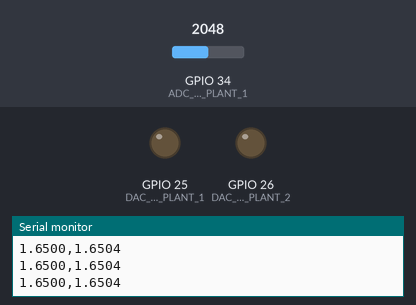
Recording of a program running on a simulated ESP32. Shown: output pins drawn as LEDs (lit = HIGH), the last lines printed to the serial monitor. The test bench sets the inputs (shaded band); at power-on: GPIO 34 (ADC_PIN_PLANT_1) = 2048. WiFi joins after 1.5 s; servers stay silent unless stated; storage starts empty.

Above: at 11.7 s.
11.8 s: GPIO 34 (ADC_PIN_PLANT_1) set to 1228
At 14.8 s:
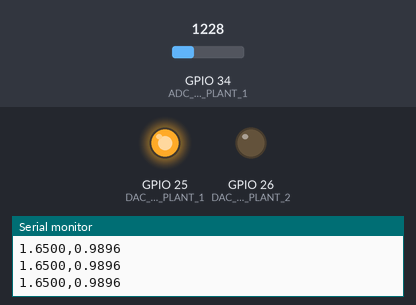
16.3 s: GPIO 34 (ADC_PIN_PLANT_1) set to 3603
At 16.43 s:
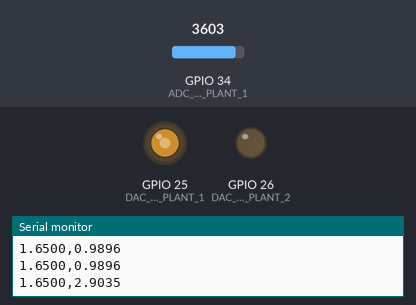
19.3 s: GPIO 34 (ADC_PIN_PLANT_1) set to 0
At 20.2 s:
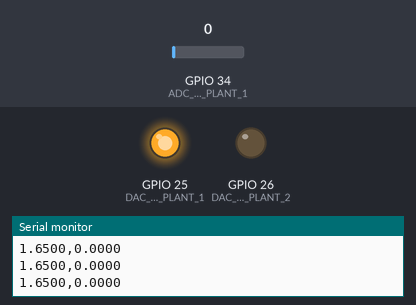
Timing chart, 0 to 22.3 s (numbered marks = the images above; inputs shaded):
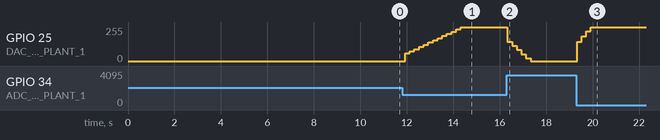

The program:

main.cpp
```cpp
#include "config.h"
#include "mux.h"
#include "plant.h"
#include "controller.h"
#include "setpoint.h"
#include "web_server.h"
#include "spiffs_defs.h"

// -- variaveis globais e handles do FreeRTOS ---
SystemState_t g_systemState;
SemaphoreHandle_t xStateMutex;
SemaphoreHandle_t xControlSemaphore;
TimerHandle_t xControlTimer;

// Variaveis do Wi-Fi
const char* WIFI_SSID = "S23 de Luis";
const char* WIFI_PASSWORD = "luis1234";

// --- Prototipos das Tarefas ---
void pid_controller_task(void *parameters);
// void setpoint_generator_task(void *parameters);
void serial_plotter_task(void *parameters);
// void combination_selector_task(void *parameters);
void websocket_plotter_task(void *parameters);

void control_timer_callback(TimerHandle_t xTimer) {
    // Libera o semáforo para desbloquear a tarefa de controle (pid_controller_task)
    xSemaphoreGive(xControlSemaphore);
}

void setup() {
    Serial.begin(115200);
    vTaskDelay(pdMS_TO_TICKS(1000)); // Aguarda para a Serial se estabilizar
    Serial.println("--- Inicializando Sistema de Controle PID com FreeRTOS ---");

    // ---CONEXAO WI-FI ---
    Serial.printf("Conectando à rede Wi-Fi: %s\n", WIFI_SSID);
    WiFi.begin(WIFI_SSID, WIFI_PASSWORD);
    while (WiFi.status() != WL_CONNECTED) {
        vTaskDelay(pdMS_TO_TICKS(500));
        Serial.print(".");
    }
    Serial.println("\nWi-Fi conectado!");
    Serial.print("Endereço IP: ");
    Serial.println(WiFi.localIP());

    // Inicializacao dos modulos de hardware
    mux_init();
    plant_init();

    // Inicializacao dos objetos do FreeRTOS
    xStateMutex = xSemaphoreCreateMutex();
    xControlSemaphore = xSemaphoreCreateBinary();
    xControlTimer = xTimerCreate("ControlTimer", pdMS_TO_TICKS(SAMPLE_TIME_MS), pdTRUE, (void *)0, control_timer_callback);

    // INICIALIZAÇAO DO SPIFFS
    initSPIFFS();

    // INICIALIZAÇAO DO SERVIDOR WEB
    setup_web_server();

    // Verificacao de erros na criação dos objetos RTOS
    if (xStateMutex == NULL || xControlSemaphore == NULL || xControlTimer == NULL) {
        Serial.println("ERRO CRITICO: Falha ao criar objetos do FreeRTOS!");
        while(1); // Trava a execucao
    }

    // Inicializacao do estado do controlador e do sistema de forma segura
    if (xSemaphoreTake(xStateMutex, portMAX_DELAY) == pdTRUE) {
        controller_init(0.05, 0.1, 0.0);
        g_systemState.active_plant = 1;      // Inicia com a Planta 1
        g_systemState.mux_combination = 0;   // Inicia com a combinação 0
        xSemaphoreGive(xStateMutex);
    }

    // Reporta o estado inicial no terminal
    mux_report_selection(g_systemState.active_plant, g_systemState.mux_combination);

    // Espera para descarga do capacitor
    Serial.println("Aguardando descarga dos capacitores...");
    mux_select_plant(1, 0); // Garante que os DACs estejam em 0
    plant_write_control(1, 0);
    mux_select_plant(2, 0);
    plant_write_control(2, 0);
    vTaskDelay(pdMS_TO_TICKS(TIME_TO_DISCHARGE_MS));

    // Criacao das tarefas
    xTaskCreate(pid_controller_task, "PID_Controller_Task", 4096, NULL, 3, NULL);
    // xTaskCreate(setpoint_generator_task, "Setpoint_Generator_Task", 2048, NULL, 2, NULL);
    xTaskCreate(serial_plotter_task, "Serial_Plotter_Task", 2048, NULL, 1, NULL);
    // xTaskCreate(combination_selector_task, "Combination_Selector_Task", 2048, NULL, 1, NULL);
    xTaskCreate(websocket_plotter_task, "WebSocket_Plotter_Task", 3072, NULL, 2, NULL);

    // Inicia o timer
    xTimerStart(xControlTimer, 0);

    Serial.println("Sistema iniciado. Tarefas em execução.");
    Serial.println("Setpoint(V),Output(V)"); // Cabeçalho para o Serial Plotter
}

void pid_controller_task(void *parameters) {
    for (;;) {
        // Aguarda o sinal do timer
        if (xSemaphoreTake(xControlSemaphore, portMAX_DELAY) == pdTRUE) {
            int current_plant, current_combination;

            // obter estado atual
            if (xSemaphoreTake(xStateMutex, portMAX_DELAY) == pdTRUE) {
                current_plant = g_systemState.active_plant;
                current_combination = g_systemState.mux_combination;
                xSemaphoreGive(xStateMutex);
            }

            // ativa a planta e combinaçao atual
            mux_select_plant(current_plant, current_combination);
            vTaskDelay(pdMS_TO_TICKS(1));

            double voltage_y = plant_read_voltage(current_plant);

            if (xSemaphoreTake(xStateMutex, portMAX_DELAY) == pdTRUE) {
                g_systemState.y = (voltage_y / VCC) * ADC_RESOLUTION;
                controller_compute();
                xSemaphoreGive(xStateMutex);
            }

            // Aplica o sinal de controle
            plant_write_control(current_plant, g_systemState.u);
        }
    }
}

void serial_plotter_task(void *parameters) {
    TickType_t xLastWakeTime = xTaskGetTickCount();
    const TickType_t xFrequency = pdMS_TO_TICKS(150);

    for (;;) {
        vTaskDelayUntil(&xLastWakeTime, xFrequency);

        double sp_voltage, y_voltage;

        // Usa o Mutex para ler os valores de forma segura
        if (xSemaphoreTake(xStateMutex, portMAX_DELAY) == pdTRUE) {
            sp_voltage = (g_systemState.sp / (double)ADC_RESOLUTION) * VCC;
            y_voltage = (g_systemState.y / (double)ADC_RESOLUTION) * VCC;
            xSemaphoreGive(xStateMutex);
        }

        Serial.print(sp_voltage, 4); // Imprime com 4 casas decimais para maior precisao
        Serial.print(",");
        Serial.println(y_voltage, 4);
    }
}

/* void combination_selector_task(void *parameters) {
    for(;;) {
        // Espera um tempo antes de mudar para o proximo estado
        vTaskDelay(pdMS_TO_TICKS(5000));

        int new_plant, new_combination;

        // Trava o mutex para modificar o estado do sistema com segurança
        if (xSemaphoreTake(xStateMutex, portMAX_DELAY) == pdTRUE) {

            // Logica da maquina de estados para transicaoo
            if (g_systemState.active_plant == 1) {
                // Se estamos na Planta 1
                if (g_systemState.mux_combination < 3) {
                    g_systemState.mux_combination++;
                } else {
                    g_systemState.active_plant = 2;
                    g_systemState.mux_combination = 0;
                }
            } else { // if (g_systemState.active_plant == 2)
                if (g_systemState.mux_combination < 1) {
                    g_systemState.mux_combination++;
                } else {
                    g_systemState.active_plant = 1;
                    g_systemState.mux_combination = 0; // Começa da primeira combinação da Planta 1
                }
            }

            new_plant = g_systemState.active_plant;
            new_combination = g_systemState.mux_combination;

            xSemaphoreGive(xStateMutex);
        }

        mux_report_selection(new_plant, new_combination);
    }
}*/

void websocket_plotter_task(void *parameters) {
    const TickType_t xFrequency = pdMS_TO_TICKS(250); // Envia dados 4 vezes por segundo
    TickType_t xLastWakeTime = xTaskGetTickCount();

    for (;;) {
        // Aguarda o proximo ciclo
        vTaskDelayUntil(&xLastWakeTime, xFrequency);

        ws.cleanupClients();

        // So envia se tiver cliente web conectado
        if (ws.count() > 0) {
            double sp_local, y_local;

            if (xSemaphoreTake(xStateMutex, portMAX_DELAY) == pdTRUE) {
                sp_local = g_systemState.sp;
                y_local = g_systemState.y;
                xSemaphoreGive(xStateMutex);
            }

            // MOnta pacote JSON
            double sp_voltage = (sp_local / (double)ADC_RESOLUTION) * VCC;
            double y_voltage = (y_local / (double)ADC_RESOLUTION) * VCC;
            unsigned long current_time = millis();

            StaticJsonDocument<128> doc;
            doc["time"] = current_time;
            doc["sp_v"] = sp_voltage;
            doc["y_v"] = y_voltage;

            char json_buffer[128];
            serializeJson(doc, json_buffer);

            // 3. Envia o JSON para os clientes
            ws.textAll(json_buffer);
        }
    }
}

void loop() {
    vTaskDelete(NULL);
}
```

controller.cpp
```cpp
// src/controller.cpp

#include "controller.h"
#include "config.h"


void controller_init(double kP, double kI, double kD) {
    g_systemState.u = 0;
    g_systemState.y = 0;
    g_systemState.iTerm = 0;
    g_systemState.lastY = 0;
    g_systemState.sp = 0.5 * ADC_RESOLUTION; // Ponto inicial (50%)

    controller_set_tunings(kP, kI, kD);
}

void controller_set_tunings(double kP, double kI, double kD) {
    double sampleTimeInSec = (double)SAMPLE_TIME_MS / 1000.0;
    g_systemState.kp = kP;
    g_systemState.ki = kI * sampleTimeInSec;
    g_systemState.kd = kD / sampleTimeInSec;
}


void controller_compute() {
    // Erro
    double e = g_systemState.sp - g_systemState.y;

    // Termo Integral com antiwindup
    g_systemState.iTerm += (g_systemState.ki * e);
    if (g_systemState.iTerm > DAC_RESOLUTION) g_systemState.iTerm = DAC_RESOLUTION;
    else if (g_systemState.iTerm < 0) g_systemState.iTerm = 0;

    // Termo Derivativo
    double dY = g_systemState.y - g_systemState.lastY;

    // Calcula o sinal de controle PID
    g_systemState.u = (g_systemState.kp * e) + g_systemState.iTerm - (g_systemState.kd * dY);

    // Controle de sautracao
    if (g_systemState.u > DAC_RESOLUTION) g_systemState.u = DAC_RESOLUTION;
    else if (g_systemState.u < 0) g_systemState.u = 0;

    // Atualiza a ultma leitura
    g_systemState.lastY = g_systemState.y;
}
```

controller.h
```cpp
// src/controller.h

#ifndef CONTROLLER_H
#define CONTROLLER_H

void controller_init(double kP, double kI, double kD);
void controller_set_tunings(double kP, double kI, double kD);
void controller_compute();

#endif // CONTROLLER_H
```

mux.h
```cpp
// src/mux.h

#ifndef MUX_H
#define MUX_H

void mux_init();
void mux_select_plant(int plant_id, int combination);
void mux_report_selection(int plant_id, int combination);

#endif // MUX_H
```

plant.cpp
```cpp
// src/plant.cpp

#include "plant.h"
#include "config.h"

void plant_init() {
    // Configura os pinos de ADC
    pinMode(ADC_PIN_PLANT_1, INPUT);
    pinMode(ADC_PIN_PLANT_2, INPUT);

    // Configura os pinos de DAC
    dac_output_enable(DAC_CHANNEL_1); // Para DAC_PIN_PLANT_1 (GPIO 25)
    dac_output_enable(DAC_CHANNEL_2); // Para DAC_PIN_PLANT_2 (GPIO 26)

    dac_output_voltage(DAC_CHANNEL_1, 0);
    dac_output_voltage(DAC_CHANNEL_2, 0);
}

double plant_read_voltage(int plant_id) {
    int raw_adc = 0;
    if (plant_id == 1) {
        raw_adc = analogRead(ADC_PIN_PLANT_1);
    } else if (plant_id == 2) {
        raw_adc = analogRead(ADC_PIN_PLANT_2);
    }
    return (double)raw_adc * (VCC / (double)ADC_RESOLUTION);
}

void plant_write_control(int plant_id, double control_signal_u) {
    if (control_signal_u > DAC_RESOLUTION) control_signal_u = DAC_RESOLUTION;
    if (control_signal_u < 0) control_signal_u = 0;

    uint8_t dac_value = (uint8_t)control_signal_u;

    if (plant_id == 1) {
        dac_output_voltage(DAC_CHANNEL_1, dac_value);
    } else if (plant_id == 2) {
        dac_output_voltage(DAC_CHANNEL_2, dac_value);
    }
}
```

plant.h
```cpp
// src/plant.h

#ifndef PLANT_H
#define PLANT_H

void plant_init();
double plant_read_voltage(int plant_id);
void plant_write_control(int plant_id, double control_signal_u);

#endif // PLANT_H
```

setpoint.cpp
```cpp
// src/setpoint.cpp

#include "setpoint.h"
#include "config.h"

void setpoint_generator_task(void *parameters) {
    TickType_t xLastWakeTime = xTaskGetTickCount();
    const TickType_t xFrequency = pdMS_TO_TICKS(100); // Executa a cada 100ms

    for (;;) {
        vTaskDelayUntil(&xLastWakeTime, xFrequency);

        unsigned long currentTime = millis();
        double new_sp = g_systemState.sp;

        // mudança do setpoint baseada no tempo
        if (currentTime >= (TIME_TO_DISCHARGE_MS + 5000) && currentTime < (TIME_TO_DISCHARGE_MS + 10000)) {
            new_sp = 0.8 * ADC_RESOLUTION; // ateh 80 porcento
        } else if (currentTime >= (TIME_TO_DISCHARGE_MS + 10000)) {
            new_sp = 0.2 * ADC_RESOLUTION; // comeca 20 porcento
        }

        if (xSemaphoreTake(xStateMutex, portMAX_DELAY) == pdTRUE) {
            g_systemState.sp = new_sp;
            xSemaphoreGive(xStateMutex);
        }
    }
}
```

setpoint.h
```cpp
// src/setpoint.h

#ifndef SETPOINT_H
#define SETPOINT_H

void setpoint_generator_task(void *parameters);

#endif // SETPOINT_H
```

spiffs_defs.cpp
```cpp
#include <config.h>
#include <spiffs_defs.h>

void initSPIFFS() {
  if (!SPIFFS.begin(true)) {
    Serial.println("An error has occurred while mounting LittleFS");
  }
  Serial.println("LittleFS mounted successfully");
}
```

spiffs_defs.h
```cpp
#ifndef SPIFFS_DEFS_H
#define SPIFFS_DEFS_H

#include <SPIFFS.h>

void initSPIFFS();

#endif // SPIFFS_H
```

web_server.cpp
```cpp
// src/web_server.cpp - VERSÃO COM VALIDAÇÃO DE PONTO FLUTUANTE CORRIGIDA

#include "web_server.h"
#include "config.h"
#include "controller.h"
#include "mux.h"

// instancia dos objetos do servidor
AsyncWebServer server(80);
AsyncWebSocket ws("/ws");

void on_web_socket_event(AsyncWebSocket *server, AsyncWebSocketClient *client, AwsEventType type, void *arg, uint8_t *data, size_t len) {
    if (type == WS_EVT_CONNECT) {
        Serial.printf("Cliente WebSocket conectado: #%u\n", client->id());
    } else if (type == WS_EVT_DISCONNECT) {
        Serial.printf("Cliente WebSocket desconectado: #%u\n", client->id());
    } else if (type == WS_EVT_DATA) {
        AwsFrameInfo *info = (AwsFrameInfo*)arg;
        if (info->final && info->index == 0 && info->len == len && info->opcode == WS_TEXT) {

            StaticJsonDocument<256> doc;
            DeserializationError error = deserializeJson(doc, (char*)data, len);

            if (error) {
                Serial.print("Falha ao interpretar JSON: ");
                Serial.println(error.c_str());
                return;
            }

            if (xSemaphoreTake(xStateMutex, portMAX_DELAY) == pdTRUE) {
                // Atualizacao das variaveis do sistema a partir do JSON recebido
                if (doc.containsKey("kp") && doc.containsKey("ki") && doc.containsKey("kd")) {
                    controller_set_tunings(doc["kp"], doc["ki"], doc["kd"]);
                    Serial.printf("Ganhos PID atualizados: Kp=%.3f, Ki=%.3f, Kd=%.3f\n", (double)doc["kp"], (double)doc["ki"], (double)doc["kd"]);
                }

                if (doc.containsKey("planta") && doc.containsKey("combinacao")) {
                    g_systemState.active_plant = doc["planta"];
                    g_systemState.mux_combination = doc["combinacao"];
                    mux_report_selection(g_systemState.active_plant, g_systemState.mux_combination);
                }

                if (doc.containsKey("setpoint_v")) {
                    double received_sp_voltage = doc["setpoint_v"];

                    // valor usado para o calculo nunca seja maior que VCC ou menor que 0
                    if (received_sp_voltage > VCC) {
                        received_sp_voltage = VCC;
                    } else if (received_sp_voltage < 0.0) {
                        received_sp_voltage = 0.0;
                    }

                    //Conversao e atualizacaoo com o valor já validado e
                    g_systemState.sp = (received_sp_voltage / VCC) * ADC_RESOLUTION;

                    Serial.printf("Setpoint recebido: %.4f V -> Valor usado: %.4f V -> Convertido para: %.0f\n",
                                  (double)doc["setpoint_v"], received_sp_voltage, g_systemState.sp);
                }

                xSemaphoreGive(xStateMutex);
            }
        }
    }
}

void setup_web_server() {
    ws.onEvent(on_web_socket_event);
    server.addHandler(&ws);
    server.begin();

     // --- Configuração das rotas do Web Service ---

    server.serveStatic("/", SPIFFS, "/").setDefaultFile("index.html");
    Serial.println("Servidor Web e WebSocket iniciados.");
}
```

web_server.h
```cpp
// src/web_server.h

#ifndef WEB_SERVER_H
#define WEB_SERVER_H

#include <ESPAsyncWebServer.h>
//#include <config.h>
//#include <AsyncTCP.h>

extern AsyncWebSocket ws;

void on_web_socket_event(AsyncWebSocket *server, AsyncWebSocketClient *client, AwsEventType type, void *arg, uint8_t *data, size_t len);
void setup_web_server();

#endif // WEB_SERVER_H
```

config.h
```cpp
// src/config.h

#ifndef CONFIG_H
#define CONFIG_H

#include <Arduino.h>
#include <freertos/FreeRTOS.h>
#include <freertos/task.h>
#include <freertos/semphr.h>
#include <freertos/timers.h>
#include <driver/dac.h>
#include <WiFi.h>
#include <AsyncTCP.h> // sem isso, ESPAsyncWebServer nao funciona
#include <ESPAsyncWebServer.h>
#include <ArduinoJson.h>
#include "spiffs_defs.h" // Para usar initSPIFFS


extern const char* WIFI_SSID;
extern const char* WIFI_PASSWORD;

// --- Definições de Hardware e Pinos ---
const double VCC = 3.3; // Tensão de operação do ESP32
const uint16_t ADC_RESOLUTION = 4095; // Resolução do ADC (0-4095 para 12 bits)
const uint8_t DAC_RESOLUTION = 255;  // Resolução do DAC (0-255 para 8 bits)

// Pinos para a Planta 1
const int ADC_PIN_PLANT_1 = 34;
const int DAC_PIN_PLANT_1 = 25; // DAC canal 1

// Pinos para a Planta 2
const int ADC_PIN_PLANT_2 = 35;
const int DAC_PIN_PLANT_2 = 26; // DAC Channel 2

// Pinos de controle do mux
const int MUX_IN_A_PIN = 32;
const int MUX_IN_B_PIN = 33;

// --- Configurações do Sistema de Controle ---
const unsigned long SAMPLE_TIME_MS = 200; // Tempo de amostragem
const unsigned long TIME_TO_DISCHARGE_MS = 8000; //

// --- Definições do FreeRTOS ---

// Estrutura para armazenar o estado compartilhado do sistema
typedef struct {
    double u;          // Sinal de controle
    double y;          // Saída da planta
    double sp;         // Referenciah
    double iTerm;      // Termo integral acumulado
    double lastY;      // Ultima leitura da saida
    double kp, ki, kd; // Ganhos do PID

    // Campos para gerenciar o estado completo do sistema
    int active_plant;      // Guarda o ID da planta ativa (1 ou 2)
    int mux_combination;   // Guarda a combinação do MUX (0-3 para Planta 1, 0-1 para Planta 2)

} SystemState_t;

// Mutex para proteger o acesso a estrutura de estado compartilhado
extern SemaphoreHandle_t xStateMutex;

// Semaphore para sincronizar o loop de controle
extern SemaphoreHandle_t xControlSemaphore;

// Timer para disparar o controle periodicamente
extern TimerHandle_t xControlTimer;

// Declaracaoo da variavel de estado global
extern SystemState_t g_systemState;

#endif // CONFIG_H
```

Measured:
- after the input at 11.8 s, GPIO 25 (DAC_PIN_PLANT_1): moves from 0/255 to 255/255 over 2.6 s, starting after 0.13 s
- after the input at 16.3 s, GPIO 25 (DAC_PIN_PLANT_1): moves from 255/255 to 0/255 over 1.0 s, starting at once
- after the input at 19.3 s, GPIO 25 (DAC_PIN_PLANT_1): 0/255 → 143/255 at once, → 184/255 0.20 s later, → 225/255 0.20 s later, → 255/255 0.20 s later
